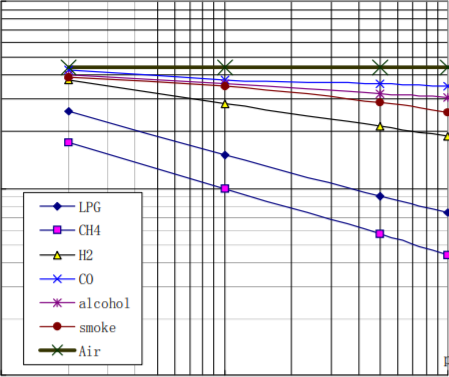
#> input picture mq4_curve_fitting/MQ4_ch_0.png, 449 x 377 px
$ python main.py
#> lines starting #> are read from the running program, lines starting #| are printed output that depends on the picture
'''
Project repo: https://github.com/ShenTengTu/gas_sensor_lcd_nano
'''
import numpy as np
import matplotlib.pyplot as plt
from scipy.optimize import curve_fit
import matplotlib.image as mpimg
from matplotlib.widgets import Cursor, CheckButtons, Slider
from decimal import Decimal, ROUND_HALF_UP

plt.rcParams['toolbar'] = 'toolmanager'

class Controller:
  '''
  Display coordinate of the point if mouse hover on the plot
  '''

  @staticmethod
  def decimal_quantize(value, format='.00', rounding=ROUND_HALF_UP):
    return float(Decimal(value).quantize(Decimal('.00'), ROUND_HALF_UP))

  def __init__(self, fig, ax):
    self.__fig = fig
    self.__ax = ax
    self.__point_annot = self.__ax.annotate("", (0, 0), xytext=(5, 5),textcoords='offset points')
    self.__cursor = Cursor(ax, useblit=False, color='red', linewidth=0.5)
    self.__checkbox_ax = self.__fig.add_axes([0.02, 0.65, 0.1, 0.15], facecolor="lightgoldenrodyellow")
    self.__checkbox = CheckButtons(self.__checkbox_ax, ["curve\nfitting"], [self.__ax.get_visible()])
    self.__slider_ax = self.__fig.add_axes([0.3, 0.02, 0.5, 0.02], facecolor="lightgoldenrodyellow")
    self.__slider = Slider(self.__slider_ax, 'facecolor alpha', np.float64(0), np.float64(255), valinit=125, valstep=5)
    self._xdata = 0
    self._ydata = 0

    self.__checkbox.on_clicked(self.check_box_click)
    self.__slider.on_changed(self.slider_change)
    self.__fig.canvas.mpl_connect("motion_notify_event", self.on_hover)

  def  _update_point_annot(self):
    self.__point_annot.xy = (self._xdata, self._ydata)
    self.__point_annot.set_text("%r , %r" % self.__point_annot.xy)

  def on_hover(self, event):
      point_annot_vis = self.__point_annot.get_visible()
      if event.inaxes == self.__ax:
        self._xdata = self.decimal_quantize(event.xdata)
        self._ydata = self.decimal_quantize(event.ydata)
        self._update_point_annot()
        self.__point_annot.set_visible(True)
      else:
        if point_annot_vis:
          self.__point_annot.set_visible(False)
      self.__fig.canvas.draw_idle()

  def check_box_click(self, label):
    self.__ax.set_visible(not self.__ax.get_visible())
    self.__fig.canvas.draw_idle()

  def slider_change(self, val):
    # val is numpy.float64
    hex_val = '%02x' % int(val.item())
    self.__ax.set_facecolor('#ffffff'+ hex_val)
    self.__fig.canvas.draw_idle()


# ----

class LogLogCurveFit:
  '''
  Calculate paramters of curve fitting on Log-Log plot
  '''

  @staticmethod
  def exp_fn(x, a, b):
    '''
    "y = a * x^b" on log-log plot is straight line

    =>  log(y) = b * log(x) + log(a)
    =>  Y = m * X + c

    `m` is slope of the line, `c` is the intercept on the (log y)-axis
    '''
    return a * np.power(x, b)

  def __init__(self, ax, x_log_space):
    self.__ax = ax
    self._x_log_space = x_log_space

  def calc_opt_params(self, x_arr, y_arr):
    # Optimal values for the parameters, here is (a, b)
    opt_params, _ = curve_fit(self.exp_fn, x_arr, y_arr)
    return opt_params

  def plot_fitting_line(self, opt_params, **kwargs):
    self.__ax.plot(self._x_log_space, self.exp_fn(self._x_log_space, *opt_params), **kwargs)

  def plot_data(self, x_arr, y_arr, **kwargs):
    self.__ax.scatter(x_arr, y_arr, **kwargs)

# ----

fig_, ax_ = plt.subplots()

# bottom axis - MQ4 Characteristic figure image
image = mpimg.imread("MQ4_ch_0.png")
#> image is the input picture: shape (377, 449, 4) float32; mean R, G, B, A 0.9, 0.896, 0.903, 1
im_h, im_w, _ = image.shape
#> im_h = 377; im_w = 449
ax_.imshow(image)
ax_.axis('off')
ax_.set_title("MQ-4")

# top axis - plotting curve fitting
inset_ax = fig_.add_axes([0.13, 0.115, 0.765, 0.765], facecolor="#ffffff7F")
inset_ax.loglog()
inset_ax.set_xlim(1e2, 1e4)
inset_ax.set_ylim(1e-1, 1e1)
inset_ax.set_aspect(im_h/im_w)
inset_ax.set_title("MQ-4")
inset_ax.xaxis.grid(True, which='major')
inset_ax.xaxis.grid(True, which='minor')
inset_ax.yaxis.grid(True, which='major')
inset_ax.yaxis.grid(True, which='minor')

controller = Controller(fig_, inset_ax)

loglog_curve_fit = LogLogCurveFit(inset_ax, np.logspace(2, 4, base=10)) # 10^2 to 10^4

x_arr = np.array([200., 1000., 5000., 10000.])
data_dict = {
  "LPG": {
    "data": np.array([2.55, 1.5, 0.9, 0.74]),
    "line_props": {
      "color": "blue",
      "linestyle": "-"
    },
    "point_props": {
      "color": "#0000aa",
      "marker":"D",
    }
  },
  "CH4": {
    "data": np.array([1.74, 1, 0.56, 0.44]),
    "line_props": {
      "color": "red",
      "linestyle": "-"
    },
    "point_props": {
      "color": "#aa0000",
      "marker":"s"
    }
  }
}

for name, props in data_dict.items():
  opt_params = loglog_curve_fit.calc_opt_params(x_arr, props['data'])

  kwargs = {
    **props["line_props"],
    "linewidth": 0.5,
    "label": "%s (a=%f, b=%f)" % ((name,) + tuple(opt_params))
  }
  loglog_curve_fit.plot_fitting_line(opt_params, **kwargs)

  kwargs = {
    **props["point_props"],
    "label": name
  }
  loglog_curve_fit.plot_data(x_arr, props['data'], **kwargs)

inset_ax.legend(loc='lower right')
plt.show()
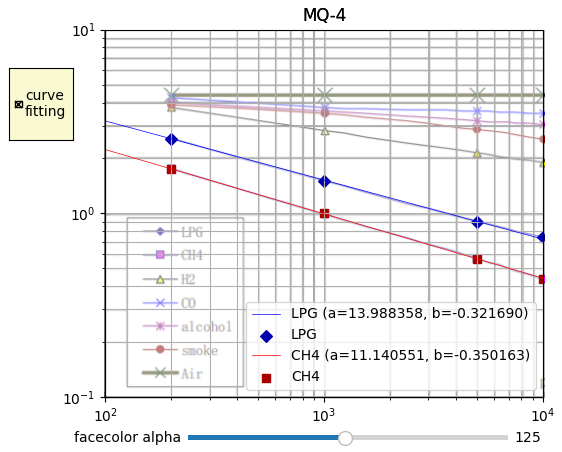
#> figure drawn by matplotlib, 4 panels; panel 2: curve peaks at x = 100, y = 3.18
